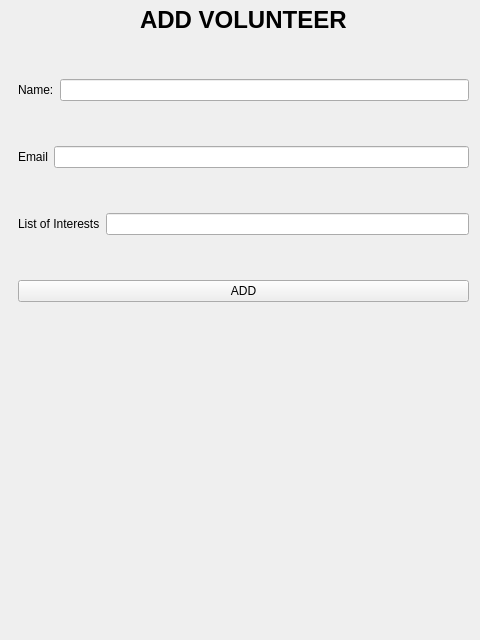
<?xml version="1.0" encoding="UTF-8"?>
<ui version="4.0">
 <class>addVolunteerWindow</class>
 <widget class="QWidget" name="addVolunteerWindow">
  <property name="geometry">
   <rect>
    <x>0</x>
    <y>0</y>
    <width>480</width>
    <height>640</height>
   </rect>
  </property>
  <property name="windowTitle">
   <string>Form</string>
  </property>
  <widget class="QLabel" name="label_4">
   <property name="geometry">
    <rect>
     <x>140</x>
     <y>10</y>
     <width>211</width>
     <height>20</height>
    </rect>
   </property>
   <property name="font">
    <font>
     <pointsize>18</pointsize>
     <bold>true</bold>
    </font>
   </property>
   <property name="text">
    <string>ADD VOLUNTEER</string>
   </property>
  </widget>
  <widget class="QWidget" name="">
   <property name="geometry">
    <rect>
     <x>18</x>
     <y>40</y>
     <width>451</width>
     <height>301</height>
    </rect>
   </property>
   <layout class="QVBoxLayout" name="verticalLayout">
    <item>
     <layout class="QHBoxLayout" name="horizontalLayout">
      <item>
       <widget class="QLabel" name="label">
        <property name="text">
         <string>Name:</string>
        </property>
       </widget>
      </item>
      <item>
       <widget class="QLineEdit" name="getName"/>
      </item>
     </layout>
    </item>
    <item>
     <layout class="QHBoxLayout" name="horizontalLayout_2">
      <item>
       <widget class="QLabel" name="label_2">
        <property name="text">
         <string>Email</string>
        </property>
       </widget>
      </item>
      <item>
       <widget class="QLineEdit" name="getEmail"/>
      </item>
     </layout>
    </item>
    <item>
     <layout class="QHBoxLayout" name="horizontalLayout_3">
      <item>
       <widget class="QLabel" name="label_3">
        <property name="text">
         <string>List of Interests</string>
        </property>
       </widget>
      </item>
      <item>
       <widget class="QLineEdit" name="getInterests"/>
      </item>
     </layout>
    </item>
    <item>
     <widget class="QPushButton" name="addButton">
      <property name="text">
       <string>ADD</string>
      </property>
     </widget>
    </item>
   </layout>
  </widget>
 </widget>
 <resources/>
 <connections/>
</ui>
